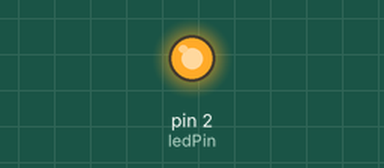
Recording of a sketch running on a simulated Arduino Uno, built with avr-gcc and run on an emulated ATmega328P. Parts: output pins drawn as LEDs (lit = HIGH).

Above: at 0.8 s.
At 5.0 s:
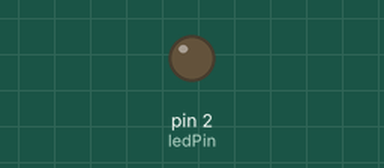
Timing chart, 0 to 6.5 s (numbered marks = the images above):
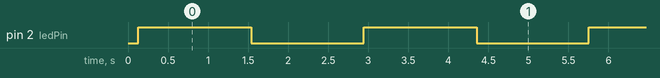

The sketch:

Ex01_PWM_Example.ino
```cpp
const int ledPin = 2;

void setup()
{

}

void loop()
{
  // increase the LED brightness
  for(int dutyCycle = 0; dutyCycle < 255; dutyCycle++)
  {
    // changing the LED brightness with PWM
    analogWrite(ledPin, dutyCycle);
    delay(1);
  }

  // decrease the LED brightness
  for(int dutyCycle = 255; dutyCycle > 0; dutyCycle--)
  {
    // changing the LED brightness with PWM
    analogWrite(ledPin, dutyCycle);
    delay(10);
  }
}
```

Measured:
- by itself, pin 2 (ledPin): alternates HIGH for 1.4 s and LOW for 1.4 s
